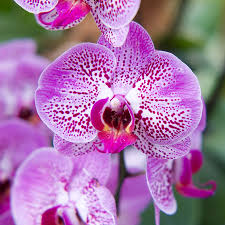
#> input picture Vision Artificial/Actividad en clase 3/Imagenes/Orquideas.jpg, 225 x 225 px, found by its file name
$ python CannyEdgeDetection.py
#> lines starting #> are read from the running program, lines starting #| are printed output that depends on the picture
import cv2
import matplotlib.pyplot as plt

# Cargar la imagen en escala de grises
image = cv2.imread('Actividad en clase 3/Imagenes/Orquideas.jpg', cv2.IMREAD_GRAYSCALE)
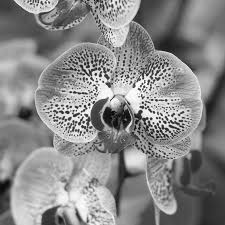
#> image: shape (225, 225); min 0, max 255, mean 136.7

# Aplicar el filtro de detección de bordes (Canny)
edges = cv2.Canny(image, 100, 200)
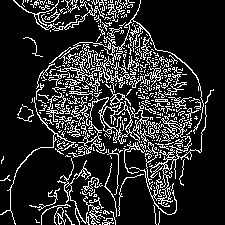
#> edges: shape (225, 225); 17% white in thin lines or dots

# Mostrar la imagen filtrada
# cv2.imshow('Detección de Bordes (Canny)', edges)
# Esperar hasta que se cierre la ventana
# cv2.waitKey(0)
# cv2.destroyAllWindows()

plt.title('Detección de Bordes (Canny)')
plt.imshow(edges)
plt.axis('off')  # Ocultar los ejes
plt.show()

# Guardar la imagen filtrada
cv2.imwrite('Actividad en clase 3/Imagenes/imagen_bordes.jpg', edges)
